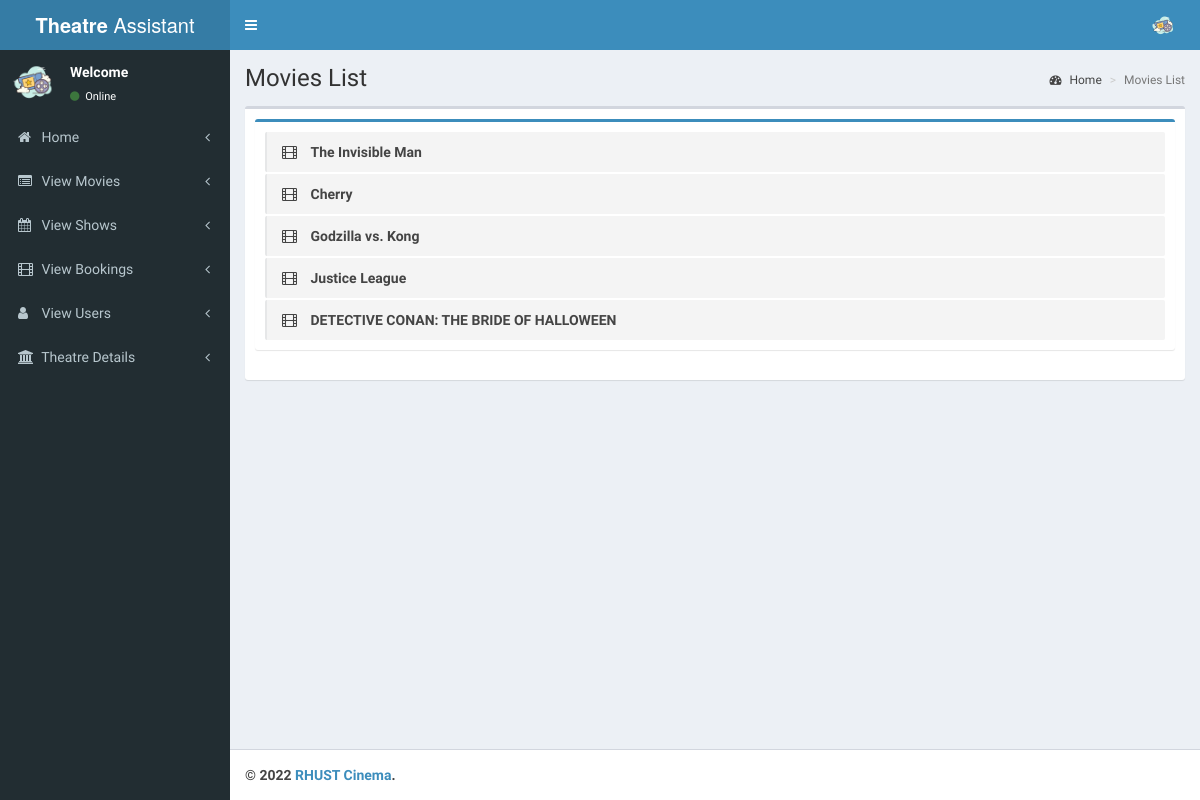
The page /theatre/pages/view_movies.php (signed in) on the database as committed earlier.
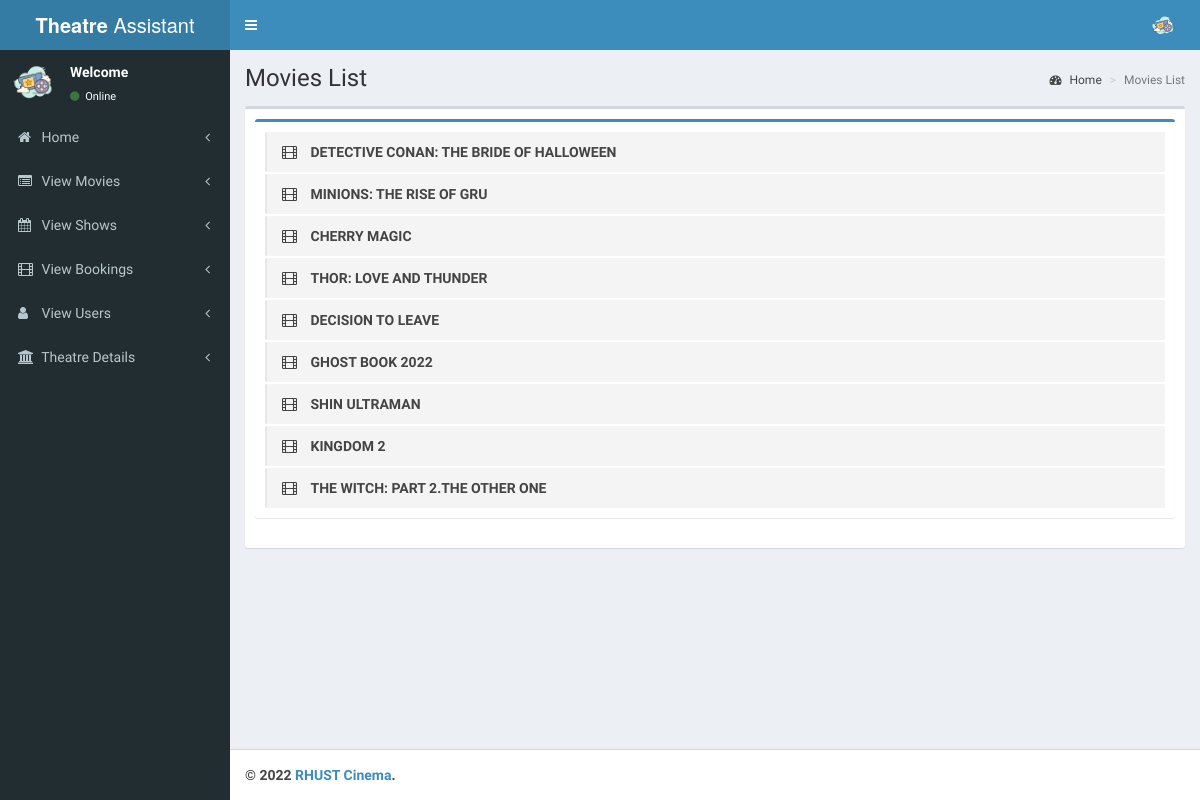
The same page on the database as committed later.
### tables this page shows
CREATE TABLE `tbl_movie` (
  `movie_id` int(11) NOT NULL,
  `movie_name` varchar(255) NOT NULL,
  `cast` varchar(500) NOT NULL,
  `desc` varchar(1000) NOT NULL,
  `release_date` date NOT NULL,
  `image` varchar(200) NOT NULL,
  `video_url` varchar(200) NOT NULL,
  `length` int(3) NOT NULL
);

### theatre/pages/view_movies.php (the view, shortened to what this page needs)
<?php
include('header.php');
?>
<div class="content-wrapper">
    <section class="content-header">
        <h1>
            Movies List
        </h1>
        <ol class="breadcrumb">
            <li><a href="index"><i class="fa fa-dashboard"></i> Home</a></li>
            <li class="active">Movies List</li>
        </ol>
    </section>
    <section class="content">
        <div class="box">
            <div class="box-body">
                <div class="box box-primary">
                    <div class="box-body">
                        <ul class="todo-list">
                            <?php
                            $qry7 = mysqli_query($con, "select * from tbl_movie where release_date <= CURDATE()");
                            if (mysqli_num_rows($qry7)) {
                                while ($c = mysqli_fetch_array($qry7)) {
                            ?>
                                    <li>
                                        <span class="handle">
                                            <i class="fa fa-film"></i>
                                        </span>
                                        <span class="text"><?php echo $c['movie_name']; ?></span>
                                    </li>
                            <?php
                                }
                            }
                            ?>
                    </div>
                </div>
            </div>
        </div>
    </section>
</div>
<?php
include('footer.php');
?>

### theatre/pages/header.php (shortened to what this page needs)
<!DOCTYPE html>
<html>
<head>
    <link rel="stylesheet" href="../validation/dist/css/bootstrapValidator.css" />
    <link rel="stylesheet" href="../bootstrap/css/bootstrap.min.css">
    <link rel="stylesheet" href="https://cdnjs.cloudflare.com/ajax/libs/font-awesome/4.5.0/css/font-awesome.min.css">
    <link rel="stylesheet" href="https://cdnjs.cloudflare.com/ajax/libs/ionicons/2.0.1/css/ionicons.min.css">
    <link rel="stylesheet" href="../dist/css/AdminLTE.min.css">
    <link rel="stylesheet" href="../dist/css/skins/_all-skins.min.css">
</head>
<body class="hold-transition skin-blue sidebar-mini">
    <div class="wrapper">
        <header class="main-header">
            <a href="index.php" class="logo">
                <span class="logo-lg"><b>Theatre</b> Assistant</span>
            </a>
            <nav class="navbar navbar-static-top">
                <a href="#" class="sidebar-toggle" data-toggle="offcanvas" role="button">
                </a>
                <div class="navbar-custom-menu">
                    <ul class="nav navbar-nav">
                        <li class="dropdown user user-menu">
                            <a href="#" class="dropdown-toggle" data-toggle="dropdown">
                                <img src="cinema.png" class="user-image" alt="User Image">
                            </a>
                        </li>
                    </ul>
                </div>
            </nav>
        </header>
        <aside class="main-sidebar">
            <section class="sidebar">
                <div class="user-panel">
                    <div class="pull-left image">
                        <img src="cinema.png" class="img-circle" alt="User Image">
                    </div>
                    <div class="pull-left info">
                        <p><?php echo 'Welcome'; ?></p>
                        <a href="#"><i class="fa fa-circle text-success"></i> Online</a>
                    </div>
                </div>
                <ul class="sidebar-menu">
                    <li class="treeview">
                        <a href="index.php">
                            <i class="fa fa-home"></i> <span>Home</span>
                            <span class="pull-right-container">
                                <i class="fa fa-angle-left pull-right"></i>
                            </span>
                        </a>
                    </li>
                    <li class="treeview">
                        <a href="view_movies.php">
                            <i class="fa fa-list-alt"></i> <span>View Movies</span>
                            <span class="pull-right-container">
                                <i class="fa fa-angle-left pull-right"></i>
                            </span>
                        </a>
                    </li>
                    <li class="treeview">
                        <a href="view_shows.php">
                            <i class="fa fa-calendar"></i> <span>View Shows</span>
                            <span class="pull-right-container">
                                <i class="fa fa-angle-left pull-right"></i>
                            </span>
                        </a>
                    </li>
                    <li class="treeview">
                        <a href="view_bookings.php">
                            <i class="fa fa-film"></i> <span>View Bookings</span>
                            <span class="pull-right-container">
                                <i class="fa fa-angle-left pull-right"></i>
                            </span>
                        </a>
                    </li>
                    <li class="treeview">
                        <a href="view_users.php">
                            <i class="fa fa-user"></i> <span>View Users</span>
                            <span class="pull-right-container">
                                <i class="fa fa-angle-left pull-right"></i>
                            </span>
                        </a>
                    </li>
                    <li class="treeview">
                        <a href="view_rooms.php">
                            <i class="fa fa-institution"></i> <span>Theatre Details</span>
                            <span class="pull-right-container">
                                <i class="fa fa-angle-left pull-right"></i>
                            </span>
                        </a>
                    </li>
                </ul>
            </section>
        </aside>

### theatre/pages/footer.php (shortened to what this page needs)
<footer class="main-footer">
    <strong>&copy; <?php echo date("Y"); ?> <a href="https://github.com/NamHoai1210/MovieTicketBookingSystem.git">RHUST Cinema</a>.</strong>
</footer>
</body>
</html>
<link rel="stylesheet" href="../../css/auto-complete.css">

### theatre/pages/footer.php (style rules this page uses)
.content { padding-bottom: 0px !important; }

Rows that differ between the two databases and show on the page:
removed tbl_movie: movie_name "The Invisible Man"
removed tbl_movie: movie_name "Cherry"
removed tbl_movie: movie_name "Godzilla vs. Kong"
removed tbl_movie: movie_name "Justice League"
added tbl_movie: movie_name "MINIONS: THE RISE OF GRU"
added tbl_movie: movie_name "CHERRY MAGIC"
added tbl_movie: movie_name "THOR: LOVE AND THUNDER"
added tbl_movie: movie_name "DECISION TO LEAVE"
added tbl_movie: movie_name "GHOST BOOK 2022"
added tbl_movie: movie_name "SHIN ULTRAMAN"
added tbl_movie: movie_name "KINGDOM 2"
added tbl_movie: movie_name "THE WITCH: PART 2.THE OTHER ONE"
